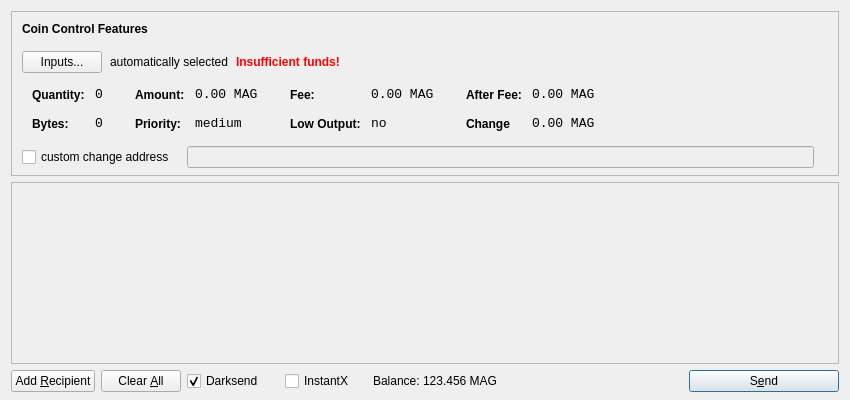
<?xml version="1.0" encoding="UTF-8"?>
<ui version="4.0">
 <class>SendCoinsDialog</class>
 <widget class="QDialog" name="SendCoinsDialog">
  <property name="geometry">
   <rect>
    <x>0</x>
    <y>0</y>
    <width>850</width>
    <height>400</height>
   </rect>
  </property>
  <property name="windowTitle">
   <string>Send Coins</string>
  </property>
  <layout class="QVBoxLayout" name="verticalLayout" stretch="0,1,0">
   <property name="bottomMargin">
    <number>8</number>
   </property>
   <item>
    <widget class="QFrame" name="frameCoinControl">
     <property name="sizePolicy">
      <sizepolicy hsizetype="Expanding" vsizetype="Expanding">
       <horstretch>0</horstretch>
       <verstretch>0</verstretch>
      </sizepolicy>
     </property>
     <property name="maximumSize">
      <size>
       <width>16777215</width>
       <height>16777215</height>
      </size>
     </property>
     <property name="frameShape">
      <enum>QFrame::StyledPanel</enum>
     </property>
     <property name="frameShadow">
      <enum>QFrame::Sunken</enum>
     </property>
     <layout class="QVBoxLayout" name="verticalLayoutCoinControl2">
      <property name="spacing">
       <number>-1</number>
      </property>
      <property name="leftMargin">
       <number>0</number>
      </property>
      <property name="topMargin">
       <number>0</number>
      </property>
      <property name="rightMargin">
       <number>0</number>
      </property>
      <property name="bottomMargin">
       <number>6</number>
      </property>
      <item>
       <layout class="QVBoxLayout" name="verticalLayoutCoinControl" stretch="0,0,0,0,1">
        <property name="spacing">
         <number>0</number>
        </property>
        <property name="leftMargin">
         <number>10</number>
        </property>
        <property name="topMargin">
         <number>10</number>
        </property>
        <item>
         <layout class="QHBoxLayout" name="horizontalLayoutCoinControl1">
          <property name="bottomMargin">
           <number>15</number>
          </property>
          <item>
           <widget class="QLabel" name="labelCoinControlFeatures">
            <property name="sizePolicy">
             <sizepolicy hsizetype="Preferred" vsizetype="Maximum">
              <horstretch>0</horstretch>
              <verstretch>0</verstretch>
             </sizepolicy>
            </property>
            <property name="font">
             <font>
              <weight>75</weight>
              <bold>true</bold>
             </font>
            </property>
            <property name="styleSheet">
             <string notr="true">font-weight:bold;</string>
            </property>
            <property name="text">
             <string>Coin Control Features</string>
            </property>
           </widget>
          </item>
         </layout>
        </item>
        <item>
         <layout class="QHBoxLayout" name="horizontalLayoutCoinControl2" stretch="0,0,0,0">
          <property name="spacing">
           <number>8</number>
          </property>
          <property name="bottomMargin">
           <number>10</number>
          </property>
          <item>
           <widget class="QPushButton" name="pushButtonCoinControl">
            <property name="styleSheet">
             <string notr="true"/>
            </property>
            <property name="text">
             <string>Inputs...</string>
            </property>
           </widget>
          </item>
          <item>
           <widget class="QLabel" name="labelCoinControlAutomaticallySelected">
            <property name="text">
             <string>automatically selected</string>
            </property>
            <property name="margin">
             <number>5</number>
            </property>
           </widget>
          </item>
          <item>
           <widget class="QLabel" name="labelCoinControlInsuffFunds">
            <property name="font">
             <font>
              <weight>75</weight>
              <bold>true</bold>
             </font>
            </property>
            <property name="styleSheet">
             <string notr="true">color:red;font-weight:bold;</string>
            </property>
            <property name="text">
             <string>Insufficient funds!</string>
            </property>
            <property name="margin">
             <number>5</number>
            </property>
           </widget>
          </item>
          <item>
           <spacer name="horizontalSpacerCoinControl">
            <property name="orientation">
             <enum>Qt::Horizontal</enum>
            </property>
            <property name="sizeHint" stdset="0">
             <size>
              <width>40</width>
              <height>1</height>
             </size>
            </property>
           </spacer>
          </item>
         </layout>
        </item>
        <item>
         <widget class="QWidget" name="widgetCoinControl" native="true">
          <property name="sizePolicy">
           <sizepolicy hsizetype="Preferred" vsizetype="Preferred">
            <horstretch>0</horstretch>
            <verstretch>0</verstretch>
           </sizepolicy>
          </property>
          <property name="minimumSize">
           <size>
            <width>0</width>
            <height>0</height>
           </size>
          </property>
          <property name="styleSheet">
           <string notr="true"/>
          </property>
          <layout class="QHBoxLayout" name="horizontalLayoutCoinControl5">
           <property name="margin">
            <number>0</number>
           </property>
           <item>
            <layout class="QHBoxLayout" name="horizontalLayoutCoinControl3" stretch="0,0,0,1">
             <property name="spacing">
              <number>20</number>
             </property>
             <property name="topMargin">
              <number>0</number>
             </property>
             <property name="bottomMargin">
              <number>10</number>
             </property>
             <item>
              <layout class="QFormLayout" name="formLayoutCoinControl1">
               <property name="horizontalSpacing">
                <number>10</number>
               </property>
               <property name="verticalSpacing">
                <number>14</number>
               </property>
               <property name="leftMargin">
                <number>10</number>
               </property>
               <property name="topMargin">
                <number>4</number>
               </property>
               <property name="rightMargin">
                <number>6</number>
               </property>
               <item row="0" column="0">
                <widget class="QLabel" name="labelCoinControlQuantityText">
                 <property name="styleSheet">
                  <string notr="true">font-weight:bold;</string>
                 </property>
                 <property name="text">
                  <string>Quantity:</string>
                 </property>
                 <property name="margin">
                  <number>0</number>
                 </property>
                </widget>
               </item>
               <item row="0" column="1">
                <widget class="QLabel" name="labelCoinControlQuantity">
                 <property name="font">
                  <font>
                   <family>Monospace</family>
                   <pointsize>10</pointsize>
                  </font>
                 </property>
                 <property name="cursor">
                  <cursorShape>IBeamCursor</cursorShape>
                 </property>
                 <property name="contextMenuPolicy">
                  <enum>Qt::ActionsContextMenu</enum>
                 </property>
                 <property name="text">
                  <string>0</string>
                 </property>
                 <property name="margin">
                  <number>0</number>
                 </property>
                 <property name="textInteractionFlags">
                  <set>Qt::LinksAccessibleByMouse|Qt::TextSelectableByKeyboard|Qt::TextSelectableByMouse</set>
                 </property>
                </widget>
               </item>
               <item row="1" column="0">
                <widget class="QLabel" name="labelCoinControlBytesText">
                 <property name="styleSheet">
                  <string notr="true">font-weight:bold;</string>
                 </property>
                 <property name="text">
                  <string>Bytes:</string>
                 </property>
                </widget>
               </item>
               <item row="1" column="1">
                <widget class="QLabel" name="labelCoinControlBytes">
                 <property name="font">
                  <font>
                   <family>Monospace</family>
                   <pointsize>10</pointsize>
                  </font>
                 </property>
                 <property name="cursor">
                  <cursorShape>IBeamCursor</cursorShape>
                 </property>
                 <property name="contextMenuPolicy">
                  <enum>Qt::ActionsContextMenu</enum>
                 </property>
                 <property name="text">
                  <string>0</string>
                 </property>
                 <property name="textInteractionFlags">
                  <set>Qt::LinksAccessibleByMouse|Qt::TextSelectableByKeyboard|Qt::TextSelectableByMouse</set>
                 </property>
                </widget>
               </item>
              </layout>
             </item>
             <item>
              <layout class="QFormLayout" name="formLayoutCoinControl2">
               <property name="horizontalSpacing">
                <number>10</number>
               </property>
               <property name="verticalSpacing">
                <number>14</number>
               </property>
               <property name="leftMargin">
                <number>6</number>
               </property>
               <property name="topMargin">
                <number>4</number>
               </property>
               <property name="rightMargin">
                <number>6</number>
               </property>
               <item row="0" column="0">
                <widget class="QLabel" name="labelCoinControlAmountText">
                 <property name="styleSheet">
                  <string notr="true">font-weight:bold;</string>
                 </property>
                 <property name="text">
                  <string>Amount:</string>
                 </property>
                 <property name="margin">
                  <number>0</number>
                 </property>
                </widget>
               </item>
               <item row="0" column="1">
                <widget class="QLabel" name="labelCoinControlAmount">
                 <property name="font">
                  <font>
                   <family>Monospace</family>
                   <pointsize>10</pointsize>
                  </font>
                 </property>
                 <property name="cursor">
                  <cursorShape>IBeamCursor</cursorShape>
                 </property>
                 <property name="contextMenuPolicy">
                  <enum>Qt::ActionsContextMenu</enum>
                 </property>
                 <property name="text">
                  <string>0.00 MAG</string>
                 </property>
                 <property name="textInteractionFlags">
                  <set>Qt::LinksAccessibleByMouse|Qt::TextSelectableByKeyboard|Qt::TextSelectableByMouse</set>
                 </property>
                </widget>
               </item>
               <item row="1" column="0">
                <widget class="QLabel" name="labelCoinControlPriorityText">
                 <property name="styleSheet">
                  <string notr="true">font-weight:bold;</string>
                 </property>
                 <property name="text">
                  <string>Priority:</string>
                 </property>
                </widget>
               </item>
               <item row="1" column="1">
                <widget class="QLabel" name="labelCoinControlPriority">
                 <property name="font">
                  <font>
                   <family>Monospace</family>
                   <pointsize>10</pointsize>
                  </font>
                 </property>
                 <property name="cursor">
                  <cursorShape>IBeamCursor</cursorShape>
                 </property>
                 <property name="contextMenuPolicy">
                  <enum>Qt::ActionsContextMenu</enum>
                 </property>
                 <property name="text">
                  <string>medium</string>
                 </property>
                 <property name="textInteractionFlags">
                  <set>Qt::LinksAccessibleByMouse|Qt::TextSelectableByKeyboard|Qt::TextSelectableByMouse</set>
                 </property>
                </widget>
               </item>
              </layout>
             </item>
             <item>
              <layout class="QFormLayout" name="formLayoutCoinControl3">
               <property name="horizontalSpacing">
                <number>10</number>
               </property>
               <property name="verticalSpacing">
                <number>14</number>
               </property>
               <property name="leftMargin">
                <number>6</number>
               </property>
               <property name="topMargin">
                <number>4</number>
               </property>
               <property name="rightMargin">
                <number>6</number>
               </property>
               <item row="0" column="0">
                <widget class="QLabel" name="labelCoinControlFeeText">
                 <property name="styleSheet">
                  <string notr="true">font-weight:bold;</string>
                 </property>
                 <property name="text">
                  <string>Fee:</string>
                 </property>
                 <property name="margin">
                  <number>0</number>
                 </property>
                </widget>
               </item>
               <item row="0" column="1">
                <widget class="QLabel" name="labelCoinControlFee">
                 <property name="font">
                  <font>
                   <family>Monospace</family>
                   <pointsize>10</pointsize>
                  </font>
                 </property>
                 <property name="cursor">
                  <cursorShape>IBeamCursor</cursorShape>
                 </property>
                 <property name="contextMenuPolicy">
                  <enum>Qt::ActionsContextMenu</enum>
                 </property>
                 <property name="text">
                  <string>0.00 MAG</string>
                 </property>
                 <property name="textInteractionFlags">
                  <set>Qt::LinksAccessibleByMouse|Qt::TextSelectableByKeyboard|Qt::TextSelectableByMouse</set>
                 </property>
                </widget>
               </item>
               <item row="1" column="0">
                <widget class="QLabel" name="labelCoinControlLowOutputText">
                 <property name="styleSheet">
                  <string notr="true">font-weight:bold;</string>
                 </property>
                 <property name="text">
                  <string>Low Output:</string>
                 </property>
                </widget>
               </item>
               <item row="1" column="1">
                <widget class="QLabel" name="labelCoinControlLowOutput">
                 <property name="font">
                  <font>
                   <family>Monospace</family>
                   <pointsize>10</pointsize>
                  </font>
                 </property>
                 <property name="cursor">
                  <cursorShape>IBeamCursor</cursorShape>
                 </property>
                 <property name="contextMenuPolicy">
                  <enum>Qt::ActionsContextMenu</enum>
                 </property>
                 <property name="text">
                  <string>no</string>
                 </property>
                 <property name="textInteractionFlags">
                  <set>Qt::LinksAccessibleByMouse|Qt::TextSelectableByKeyboard|Qt::TextSelectableByMouse</set>
                 </property>
                </widget>
               </item>
              </layout>
             </item>
             <item>
              <layout class="QFormLayout" name="formLayoutCoinControl4">
               <property name="horizontalSpacing">
                <number>10</number>
               </property>
               <property name="verticalSpacing">
                <number>14</number>
               </property>
               <property name="leftMargin">
                <number>6</number>
               </property>
               <property name="topMargin">
                <number>4</number>
               </property>
               <property name="rightMargin">
                <number>6</number>
               </property>
               <item row="0" column="0">
                <widget class="QLabel" name="labelCoinControlAfterFeeText">
                 <property name="styleSheet">
                  <string notr="true">font-weight:bold;</string>
                 </property>
                 <property name="text">
                  <string>After Fee:</string>
                 </property>
                 <property name="margin">
                  <number>0</number>
                 </property>
                </widget>
               </item>
               <item row="0" column="1">
                <widget class="QLabel" name="labelCoinControlAfterFee">
                 <property name="font">
                  <font>
                   <family>Monospace</family>
                   <pointsize>10</pointsize>
                  </font>
                 </property>
                 <property name="cursor">
                  <cursorShape>IBeamCursor</cursorShape>
                 </property>
                 <property name="contextMenuPolicy">
                  <enum>Qt::ActionsContextMenu</enum>
                 </property>
                 <property name="text">
                  <string>0.00 MAG</string>
                 </property>
                 <property name="textInteractionFlags">
                  <set>Qt::LinksAccessibleByMouse|Qt::TextSelectableByKeyboard|Qt::TextSelectableByMouse</set>
                 </property>
                </widget>
               </item>
               <item row="1" column="0">
                <widget class="QLabel" name="labelCoinControlChangeText">
                 <property name="styleSheet">
                  <string notr="true">font-weight:bold;</string>
                 </property>
                 <property name="text">
                  <string>Change</string>
                 </property>
                </widget>
               </item>
               <item row="1" column="1">
                <widget class="QLabel" name="labelCoinControlChange">
                 <property name="font">
                  <font>
                   <family>Monospace</family>
                   <pointsize>10</pointsize>
                  </font>
                 </property>
                 <property name="cursor">
                  <cursorShape>IBeamCursor</cursorShape>
                 </property>
                 <property name="contextMenuPolicy">
                  <enum>Qt::ActionsContextMenu</enum>
                 </property>
                 <property name="text">
                  <string>0.00 MAG</string>
                 </property>
                 <property name="textInteractionFlags">
                  <set>Qt::LinksAccessibleByMouse|Qt::TextSelectableByKeyboard|Qt::TextSelectableByMouse</set>
                 </property>
                </widget>
               </item>
              </layout>
             </item>
            </layout>
           </item>
          </layout>
         </widget>
        </item>
        <item>
         <layout class="QHBoxLayout" name="horizontalLayoutCoinControl4" stretch="0,0,0">
          <property name="spacing">
           <number>12</number>
          </property>
          <property name="sizeConstraint">
           <enum>QLayout::SetDefaultConstraint</enum>
          </property>
          <property name="topMargin">
           <number>5</number>
          </property>
          <property name="rightMargin">
           <number>5</number>
          </property>
          <item>
           <widget class="QCheckBox" name="checkBoxCoinControlChange">
            <property name="text">
             <string>custom change address</string>
            </property>
           </widget>
          </item>
          <item>
           <widget class="QLineEdit" name="lineEditCoinControlChange">
            <property name="enabled">
             <bool>false</bool>
            </property>
            <property name="sizePolicy">
             <sizepolicy hsizetype="Expanding" vsizetype="Fixed">
              <horstretch>0</horstretch>
              <verstretch>0</verstretch>
             </sizepolicy>
            </property>
           </widget>
          </item>
          <item>
           <widget class="QLabel" name="labelCoinControlChangeLabel">
            <property name="sizePolicy">
             <sizepolicy hsizetype="Preferred" vsizetype="Expanding">
              <horstretch>0</horstretch>
              <verstretch>0</verstretch>
             </sizepolicy>
            </property>
            <property name="minimumSize">
             <size>
              <width>0</width>
              <height>0</height>
             </size>
            </property>
            <property name="text">
             <string/>
            </property>
            <property name="margin">
             <number>3</number>
            </property>
           </widget>
          </item>
         </layout>
        </item>
        <item>
         <spacer name="verticalSpacerCoinControl">
          <property name="orientation">
           <enum>Qt::Vertical</enum>
          </property>
          <property name="sizeHint" stdset="0">
           <size>
            <width>800</width>
            <height>1</height>
           </size>
          </property>
         </spacer>
        </item>
       </layout>
      </item>
     </layout>
    </widget>
   </item>
   <item>
    <widget class="QScrollArea" name="scrollArea">
     <property name="widgetResizable">
      <bool>true</bool>
     </property>
     <widget class="QWidget" name="scrollAreaWidgetContents">
      <property name="geometry">
       <rect>
        <x>0</x>
        <y>0</y>
        <width>830</width>
        <height>165</height>
       </rect>
      </property>
      <layout class="QVBoxLayout" name="verticalLayout_2">
       <property name="margin">
        <number>0</number>
       </property>
       <item>
        <layout class="QVBoxLayout" name="entries">
         <property name="spacing">
          <number>6</number>
         </property>
        </layout>
       </item>
       <item>
        <spacer name="verticalSpacer">
         <property name="orientation">
          <enum>Qt::Vertical</enum>
         </property>
         <property name="sizeHint" stdset="0">
          <size>
           <width>20</width>
           <height>40</height>
          </size>
         </property>
        </spacer>
       </item>
      </layout>
     </widget>
    </widget>
   </item>
   <item>
    <layout class="QHBoxLayout" name="horizontalLayout">
     <item>
      <widget class="QPushButton" name="addButton">
       <property name="toolTip">
        <string>Send to multiple recipients at once</string>
       </property>
       <property name="text">
        <string>Add &amp;Recipient</string>
       </property>
       <property name="autoDefault">
        <bool>false</bool>
       </property>
      </widget>
     </item>
     <item>
      <widget class="QPushButton" name="clearButton">
       <property name="sizePolicy">
        <sizepolicy hsizetype="Minimum" vsizetype="Fixed">
         <horstretch>0</horstretch>
         <verstretch>0</verstretch>
        </sizepolicy>
       </property>
       <property name="toolTip">
        <string>Remove all transaction fields</string>
       </property>
       <property name="text">
        <string>Clear &amp;All</string>
       </property>
       <property name="autoRepeatDelay">
        <number>300</number>
       </property>
       <property name="autoDefault">
        <bool>false</bool>
       </property>
      </widget>
     </item>
     <item>
      <layout class="QHBoxLayout" name="horizontalLayout_2">
       <property name="spacing">
        <number>3</number>
       </property>
        <item>
        <widget class="QCheckBox" name="checkUseDarksend">
         <property name="minimumSize">
          <size>
           <width>95</width>
           <height>0</height>
          </size>
         </property>
         <property name="text">
          <string>Darksend</string>
         </property>
         <property name="checked">
          <bool>true</bool>
         </property>
        </widget>
       </item>
       <item>
        <widget class="QCheckBox" name="checkInstantX">
         <property name="enabled">
          <bool>true</bool>
         </property>
         <property name="minimumSize">
          <size>
           <width>85</width>
           <height>0</height>
          </size>
         </property>
         <property name="text">
          <string>InstantX</string>
         </property>
        </widget>
       </item>
       <item>
        <widget class="QLabel" name="label">
         <property name="sizePolicy">
          <sizepolicy hsizetype="Preferred" vsizetype="Fixed">
           <horstretch>0</horstretch>
           <verstretch>0</verstretch>
          </sizepolicy>
         </property>
         <property name="text">
          <string>Balance:</string>
         </property>
        </widget>
       </item>
       <item>
        <widget class="QLabel" name="labelBalance">
         <property name="sizePolicy">
          <sizepolicy hsizetype="Preferred" vsizetype="Fixed">
           <horstretch>0</horstretch>
           <verstretch>0</verstretch>
          </sizepolicy>
         </property>
         <property name="cursor">
          <cursorShape>IBeamCursor</cursorShape>
         </property>
         <property name="text">
          <string>123.456 MAG</string>
         </property>
         <property name="textInteractionFlags">
          <set>Qt::LinksAccessibleByMouse|Qt::TextSelectableByKeyboard|Qt::TextSelectableByMouse</set>
         </property>
        </widget>
       </item>
      </layout>
     </item>
     <item>
      <spacer name="horizontalSpacer">
       <property name="orientation">
        <enum>Qt::Horizontal</enum>
       </property>
       <property name="sizeHint" stdset="0">
        <size>
         <width>40</width>
         <height>20</height>
        </size>
       </property>
      </spacer>
     </item>
     <item>
      <widget class="QPushButton" name="sendButton">
       <property name="minimumSize">
        <size>
         <width>150</width>
         <height>0</height>
        </size>
       </property>
       <property name="toolTip">
        <string>Confirm the send action</string>
       </property>
       <property name="text">
        <string>S&amp;end</string>
       </property>
       <property name="icon">
        <iconset resource="../bitcoin.qrc">
         <normaloff>:/icons/send</normaloff>:/icons/send</iconset>
       </property>
       <property name="default">
        <bool>true</bool>
       </property>
      </widget>
     </item>
    </layout>
   </item>
  </layout>
 </widget>
 <resources>
  <include location="../bitcoin.qrc"/>
 </resources>
 <connections/>
</ui>
